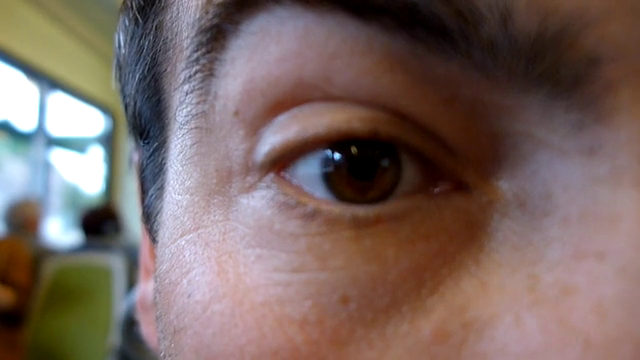
#> input picture frame 15 of practises_1/eye_motion.mp4, 640 x 360 px, given in place of car.mp4, which was not available
$ python background_subtraction.py
#> lines starting #> are read from the running program, lines starting #| are printed output that depends on the picture; pictures that were not available may be replaced by others from this repository, and a replacement may not be noted
import cv2.cv2 as cv2
import numpy as np

cap = cv2.VideoCapture("car.mp4")
_, first_frame = cap.read()
#> first_frame is the input picture: shape (360, 640, 3); mean B, G, R 97.9, 102.8, 121.2
first_frame = cv2.resize(first_frame, (640, 480))
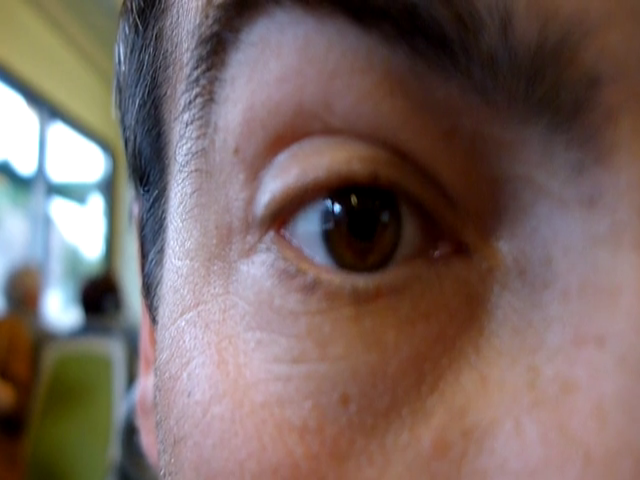
#> first_frame: shape (480, 640, 3); mean B, G, R 97.9, 102.8, 121.2
first_gray = cv2.cvtColor(first_frame, cv2.COLOR_BGR2GRAY)
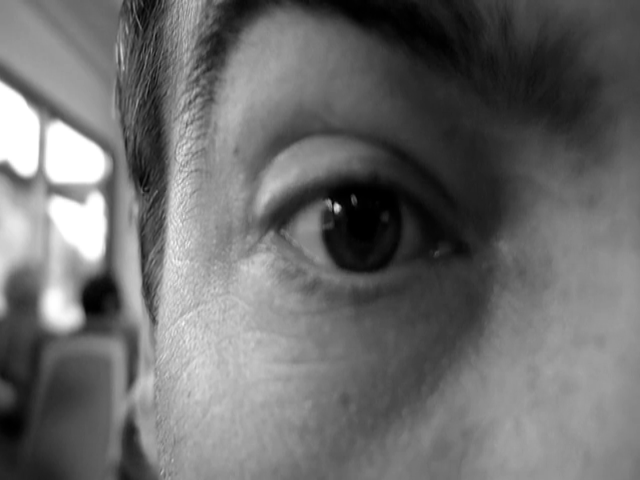
#> first_gray: shape (480, 640); min 0, max 255, mean 107.7
# yumusatma
fist_gray = cv2.GaussianBlur(first_gray, (5, 5), 0)

while True:
    ret, frame = cap.read()
    frame = cv2.resize(frame, (640, 480))
#> frame: shape (480, 640, 3)
    gray = cv2.cvtColor(frame, cv2.COLOR_BGR2GRAY)
    gray = cv2.GaussianBlur(gray, (5, 5), 0)

    diff = cv2.absdiff(first_gray, gray)
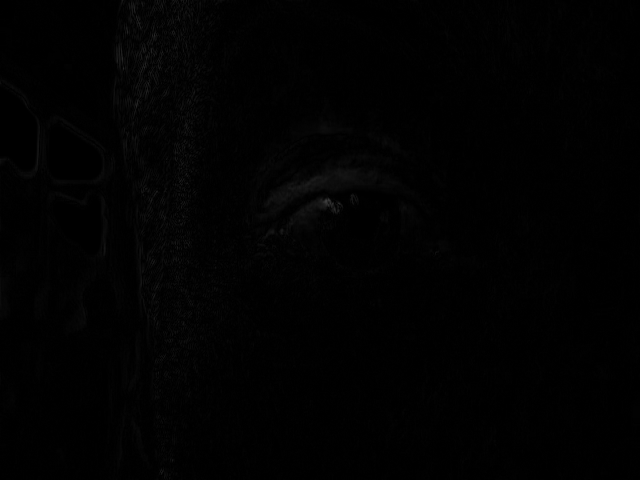
#> diff: shape (480, 640); min 0, max 61, mean 1.5
    """
    OpenCV de arka plan temizleme işlemini absdiff metodu yapmaktadır. Absdiff metodu verilen iki matris arasında
    çıkarma işlemi yapar bu çıkarma işlemi sonucunda değişen kısımlar yani hareketli kısımlar gösterilir.Çıkarma
    işlemi sonucu mutlak değer olarak döndürülür
    """

    cv2.imshow("frame", frame)
    cv2.imshow("first frame", first_frame)
    cv2.imshow("diff", diff)
    if cv2.waitKey(20) & 0xFF == ord("q"):
#> (key q is pressed here)
        break
    elif ret == False:
        break

cap.release()
cv2.destroyAllWindows()

$ run again, starting later in the video
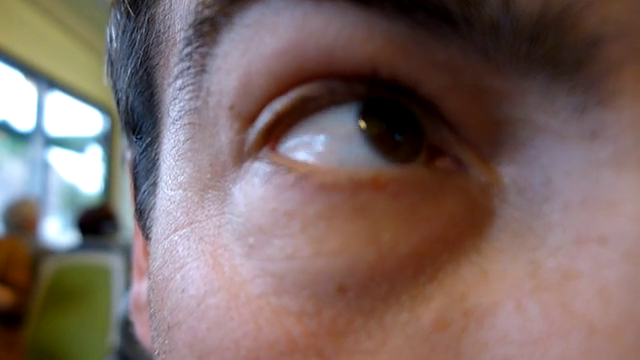
#> input picture frame 70 of practises_1/eye_motion.mp4, 640 x 360 px, given in place of car.mp4, which was not available
#> first_frame is the input picture: shape (360, 640, 3); mean B, G, R 100.5, 104.8, 123.9
#> first_frame: shape (480, 640, 3)
#> `first_gray = cv2.cvtColor(first_frame, cv2.COLOR_BGR2GRAY)`:
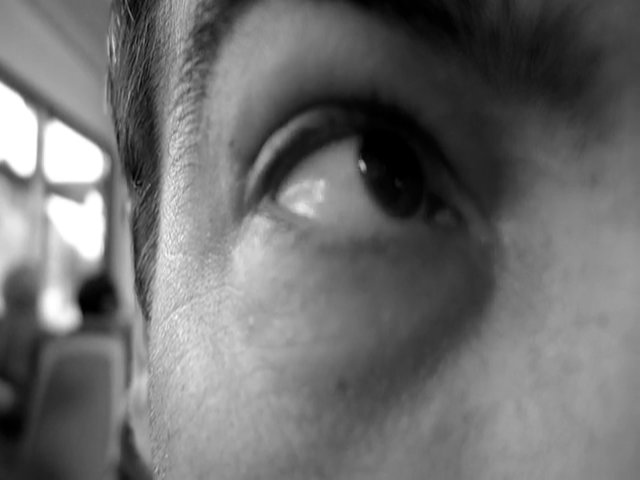
#> first_gray: shape (480, 640); min 0, max 255, mean 110
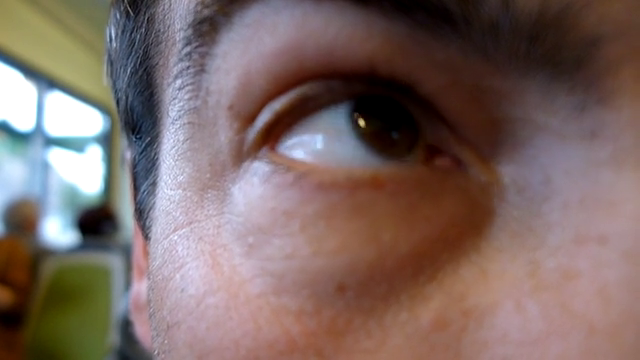
#> input picture frame 71 of practises_1/eye_motion.mp4, 640 x 360 px, given in place of car.mp4, which was not available
#> frame is the input picture: shape (360, 640, 3); mean B, G, R 100.6, 104.8, 124
#> frame: shape (480, 640, 3)

$ run again, starting later in the video
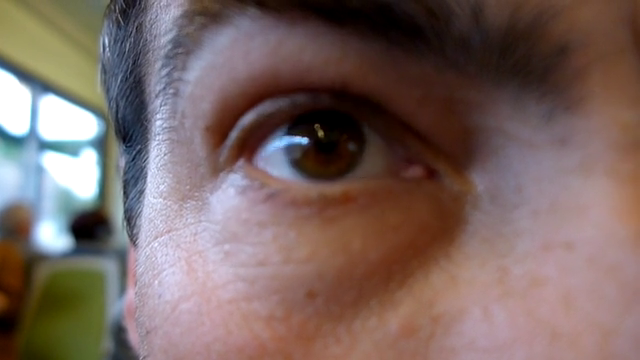
#> input picture frame 124 of practises_1/eye_motion.mp4, 640 x 360 px, given in place of car.mp4, which was not available
#> first_frame is the input picture: shape (360, 640, 3); mean B, G, R 97.7, 102, 121.5
#> first_frame: shape (480, 640, 3)
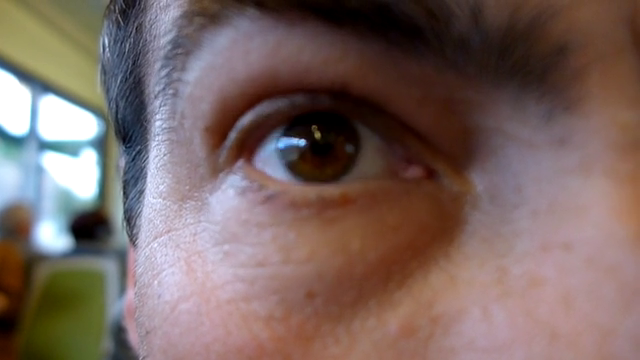
#> input picture frame 125 of practises_1/eye_motion.mp4, 640 x 360 px, given in place of car.mp4, which was not available
#> frame is the input picture: shape (360, 640, 3); mean B, G, R 97.3, 101.8, 121.3
#> frame: shape (480, 640, 3)
#> `diff = cv2.absdiff(first_gray, gray)`:
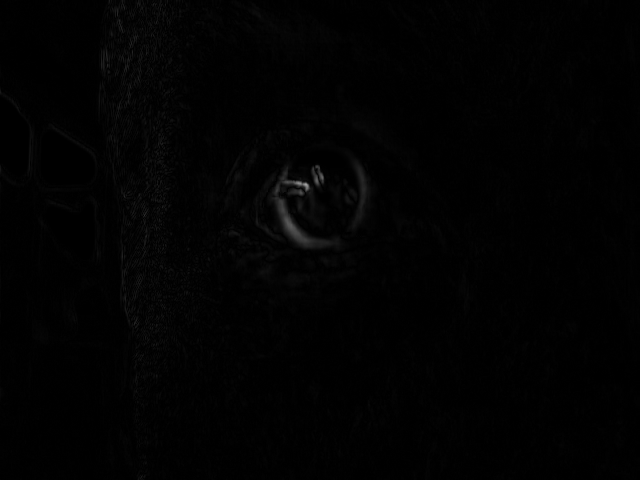
#> diff: shape (480, 640); min 0, max 160, mean 1.9
